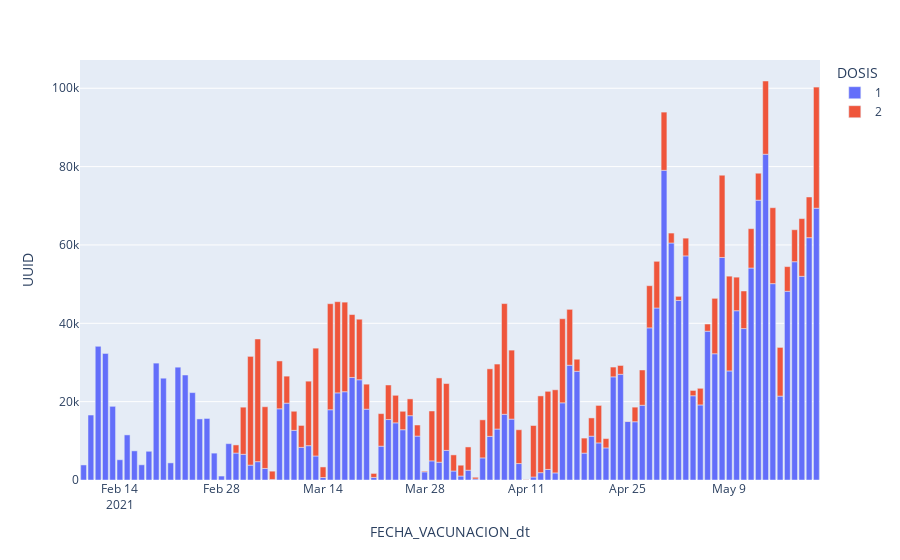

Here is the notebook cell this chart was saved with:
### Code cell
import plotly.express as px

fig = px.bar(vacunas_df, x="FECHA_VACUNACION_dt", y="UUID", color="DOSIS")
fig.show()
